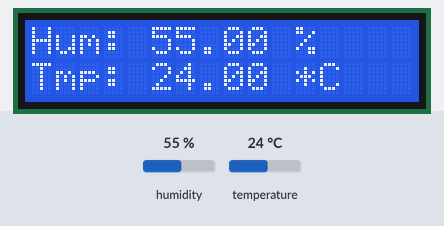
A sketch run on a simulated Arduino Uno, built with avr-gcc and run on an emulated ATmega328P. On the bench: 16×2 character LCD. The test bench sets the inputs (shaded band); at power-on: humidity 55 %, temperature 24 °C.

Above: at 2.6 s.
2.7 s: humidity set to 22 %
At 4.7 s:
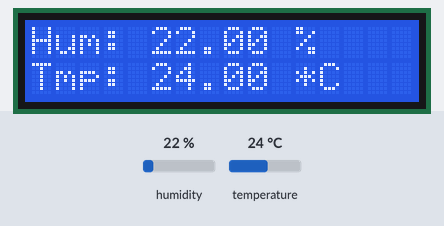
5.7 s: temperature set to 12 °C
At 7.2 s:
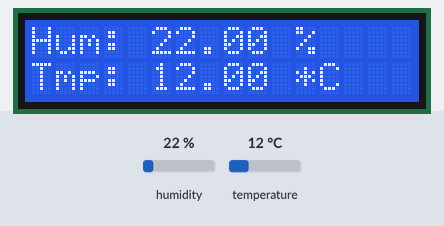
8.7 s: humidity set to 40 %
At 11.1 s:
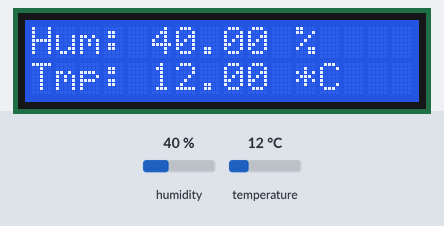
11.7 s: temperature set to 19 °C
At 13.7 s:
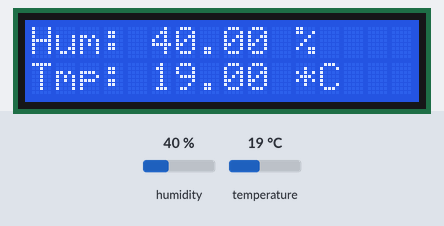
Timing chart, 0 to 15.2 s (numbered marks = the images above; inputs shaded):
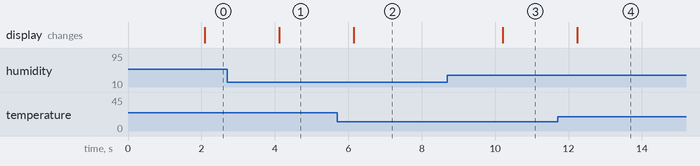

Measured:
- after the input at 2.7 s, the display: changes after 1.4 s (image 1)
- after the input at 5.7 s, the display: changes after 0.45 s (image 2)
- after the input at 8.7 s, the display: changes after 1.5 s (image 3)
- after the input at 11.7 s, the display: changes after 0.53 s (image 4)

The sketch:

DHT-LCD.ino
```cpp
#include <LiquidCrystal.h>
#include <DHT.h>

#define DHTTYPE DHT11
#define DHTPIN  7

DHT dht(DHTPIN, DHTTYPE);

const int rs = 12, en = 11, d4 = 5, d5 = 4, d6 = 3, d7 = 2;
LiquidCrystal lcd(rs, en, d4, d5, d6, d7);

void setup() {
  Serial.begin(9600);

  lcd.begin(16, 2);
  lcd.print("hello, world!");

  dht.begin();
}

void loop() {
  delay(2000);

  float h = dht.readHumidity();
  float t = dht.readTemperature();
  float f = dht.readTemperature(true);

//  if (isnan(h) || isnan(t) || isnan(f)) {
//    lcd.setCursor(0, 0);
//    lcd.print("Failed to read");
//    lcd.setCursor(0, 1);
//    lcd.print("from DHT sensor!");
//    return;
//  }

  lcd.setCursor(0, 0);
  lcd.print("Hum: ");
  lcd.print(h);
  lcd.print(" %\t");

  lcd.setCursor(0, 1);
  lcd.print("Tmp: ");
  lcd.print(t);
  lcd.print(" *C ");

}
```
